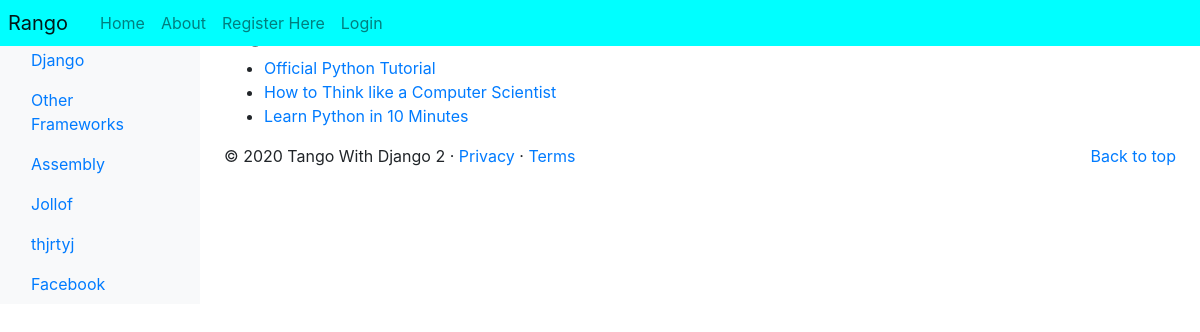
/rango/category/python/, run on an earlier commit of the app's database.
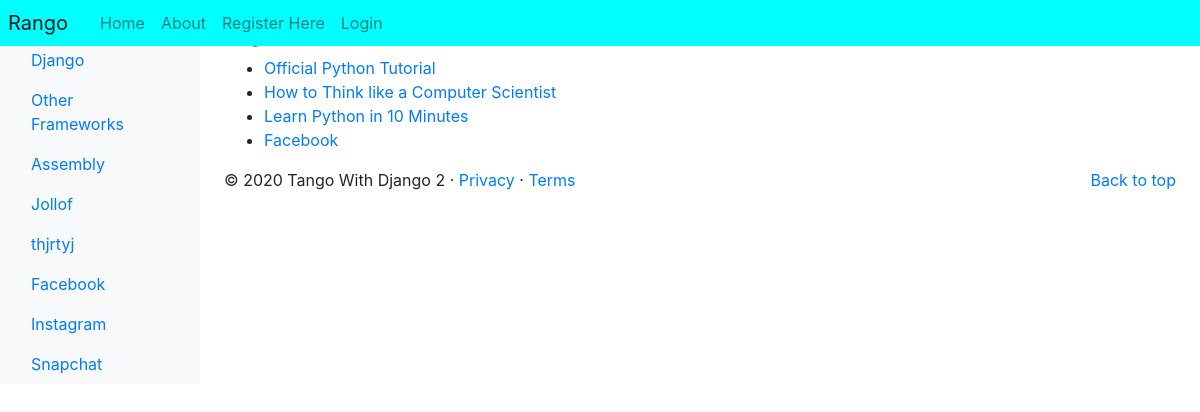
And on a later commit of the database.
### rango/models.py (models this page shows, shortened)
class Category(models.Model):
    NAME_MAX_LENGTH = 128
    name = models.CharField(max_length=NAME_MAX_LENGTH, unique=True)
    views = models.IntegerField(default=0)
    likes = models.IntegerField(default=0)
    slug = models.SlugField(unique=True)
    class Meta:
        verbose_name_plural = 'Categories'

class Page(models.Model):
    TITLE_MAX_LENGTH = 128
    URL_MAX_LENGTH = 200
    category = models.ForeignKey(Category, on_delete=models.CASCADE)
    title = models.CharField(max_length=TITLE_MAX_LENGTH)
    url = models.URLField()
    views = models.IntegerField(default=0)

### rango/views.py (the view)
def show_category(request, category_name_slug):
    context_dict = {}
    try:
        category = Category.objects.get(slug=category_name_slug)
        pages = Page.objects.filter(category=category)
        context_dict['pages'] = pages
        context_dict['category'] = category
    except Category.DoesNotExist:
        context_dict['category'] = None
        context_dict['pages'] = None
    if request.method == 'POST':
        query = request.POST['query'].strip()
        if query:
            context_dict['result_list'] = run_query(query)
            context_dict['query'] = query
    return render(request, 'rango/category.html', context=context_dict)

### rango/templatetags/rango_template_tags.py (called while the page is built)
@register.inclusion_tag('rango/categories.html')
def get_category_list(current_category=None):
    return {'categories': Category.objects.all(),
            'current_category': current_category}

### templates/rango/category.html (shortened to what this page needs)
{% extends 'rango/base.html' %}
{% load staticfiles %}
{% block body_block %}
	{% if category %}
	<h1>{{ category.name }}</h1>
	{% if pages %}
	<ul>
		{% for page in pages %}
		<li><a href="{{ page.url }}">{{ page.title }}</a></li>
		{% endfor %}
	</ul>
	{% else %}
	<strong>No pages currently in category.</strong>
	{% endif %}
	{% else %}
	The specified category does not exist.
	{% endif %}
{% endblock %}

### templates/rango/base.html (shortened to what this page needs)
<!DOCTYPE html>
{% load staticfiles %}
{% load rango_template_tags %}
<html lang="en">
    <head>
    <link href="https://getbootstrap.com/docs/4.2/dist/css/bootstrap.min.css" rel="stylesheet">
    <link href="https://getbootstrap.com/docs/4.2/examples/dashboard/dashboard.css" rel="stylesheet">
    </head>
    <body>
        <header>
            <nav class="navbar navbar-expand-md navbar-light fixed-top  p-0" style="background-color:cyan;">
                <a class="navbar-brand p-2" href="{% url 'rango:index' %}">Rango</a>
                <div class="collapse navbar-collapse" id="navbarCollapse">
                    <ul class="navbar-nav mr-auto">
                        <li class="nav-item"><a class="nav-link" href="{% url 'rango:index' %}">Home</a></li>
                        <li class="nav-item "><a class="nav-link" href="{% url 'rango:about' %}">About</a></li>
                        {% if user.is_authenticated %}
                        <li class="nav-item "><a class="nav-link" href="{% url 'rango:restricted' %}">Restricted</a></li>
                        <li class="nav-item"><a class="nav-link" href=" {% url 'auth_logout' %}?next={% url 'rango:index' %}">Logout</a></li>
                        <li class="nav-item"><a class="nav-link" href="{% url 'rango:add_category' %}">Add Category</a></li>
                        <li class="nav-item"><a class="nav-link" href="/accounts/password/change/">Change Password</a></li>
                        {% else %}
                        <li class="nav-item"><a class="nav-link" href="{% url 'registration_register' %}">Register Here</a></li>
                        <li class="nav-item "><a class="nav-link" href="{% url 'auth_login' %}">Login</a></li>
                        {% endif %}
                    </ul>
                </div>
            </nav>
        </header>
        <div class="container-fluid">
            <div class="row">
                <nav class="col-md-2 d-none d-md-block bg-light sidebar">
                    <div class="sidebar-sticky">
                    {% block sidebar_block %}
                        {% get_category_list category %}
                    {% endblock %}
                    </div>
                </nav>
                <main role="main" class="col-md-9  ml-sm-auto col-lg-10 px-4">
                    {% block body_block %}{% endblock %}
                    <footer>
                        <p class="float-right"><a href="#">Back to top</a></p>
                        <p>&copy; 2020 Tango With Django 2 &middot; <a href="#">Privacy</a> &middot; <a href="#">Terms</a></p>
                    </footer>
                </main>
            </div>
        </div>
    </body>
</html>

### templates/rango/categories.html (shortened to what this page needs)
<ul class="nav flex-column">
{% if categories %}
	{% for c in categories %}
	{% if c == current_category %}
		<li class="nav-item">
		<a class="nav-link active" href="{% url 'rango:show_category' c.slug %}">
		</a>
		</li>
	{% else %}
		<li class="nav-item">
		<a class="nav-link" href="{% url 'rango:show_category' c.slug %}">
			{{ c.name }}
		</a>
		</li>
	{% endif %}
	{% endfor %}
{% else %}
	<li class="nav-item">There are no categories present.</li>
{% endif %}
</ul>

What changed in the data, as far as the page shows it:
added Category: name "Instagram"
added Category: name "Snapchat"
added Page: title "Facebook"
